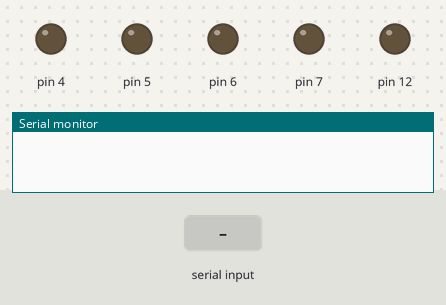
A sketch run on a simulated Arduino Uno, built with avr-gcc and run on an emulated ATmega328P. Shown: output pins drawn as LEDs (lit = HIGH), the last lines printed to the serial monitor. The test bench sets the inputs (shaded band).

Above: at 1.2 s.
1.3 s: "1" received over the second serial link
At 1.7 s:
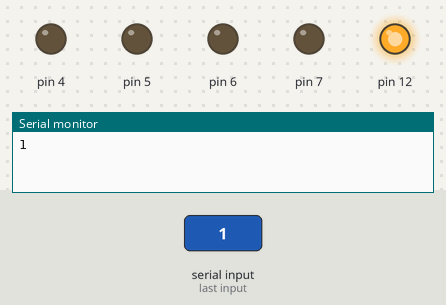
2.8 s: "0" received over the second serial link
At 4.1 s:
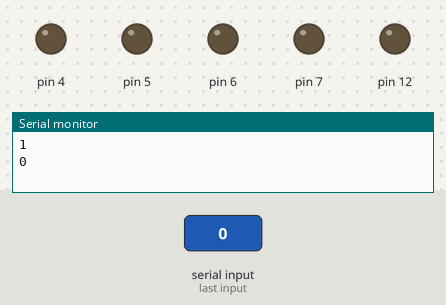
Timing chart, 0 to 5.8 s (numbered marks = the images above; inputs shaded):
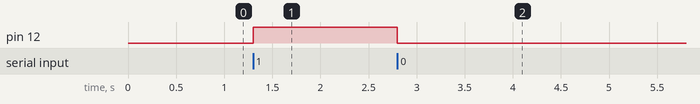

The sketch:

COM5Receiver.ino
```cpp
#include<SoftwareSerial.h>
char incomingbyte;
SoftwareSerial aBluetooth(10,11);
int x=0;
int a=255,b=255;
void setup() {

  Serial.begin(38400);
  pinMode(12,OUTPUT);
  pinMode(4,OUTPUT);
  pinMode(5,OUTPUT);
  pinMode(6,OUTPUT);
  pinMode(7,OUTPUT);
  aBluetooth.begin(38400);
}
void loop() {
 if(aBluetooth.available()>0){
    incomingbyte = aBluetooth.read();
   Serial.println(incomingbyte);
   if(incomingbyte=='1'){
    digitalWrite(12,HIGH);
    }
    if(incomingbyte=='0'){
    digitalWrite(12,LOW);
    }
 }
}
```

Measured:
- after the input at 1.3 s, pin 12: LOW → HIGH at once
- after the input at 2.8 s, pin 12: HIGH → LOW at once
